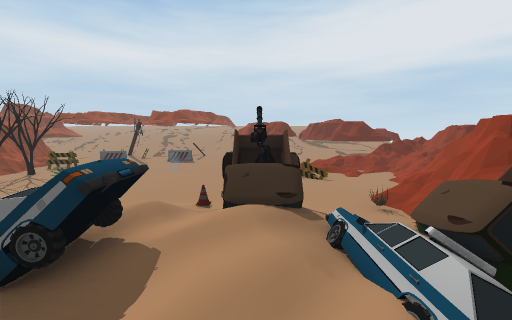
View 1 (above)

16 first-person views from a walk through a Unity game level. The camera is 1.5 m above the floor, tilts 6° down and sees 90° across. The floor is counted in squares, 1 m on a side. Each view is taken from the middle of a square. On the plan, view 1 faces up. The plan holds only what a view shows up to about 13 squares ahead; the rest is blank. The place goes on beyond the plan. The player character is not drawn. Some animated figures are left out.

View 2
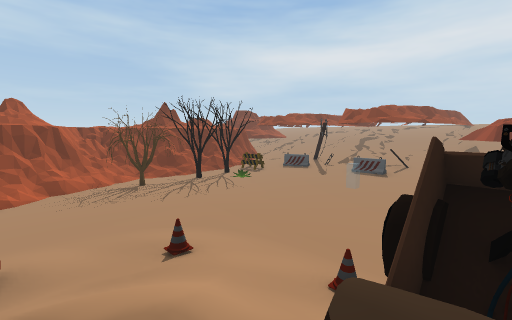

View 3
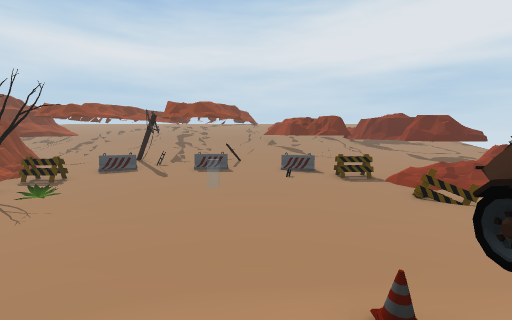

View 4
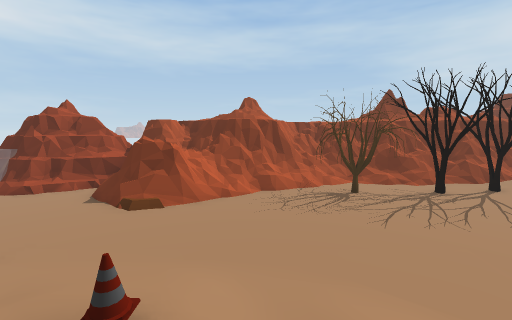

View 5
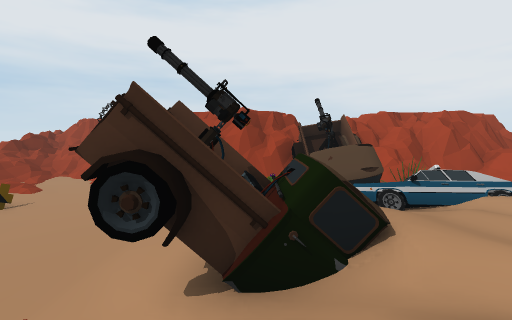

View 6
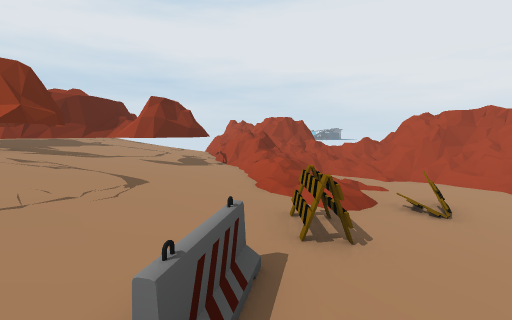

View 7
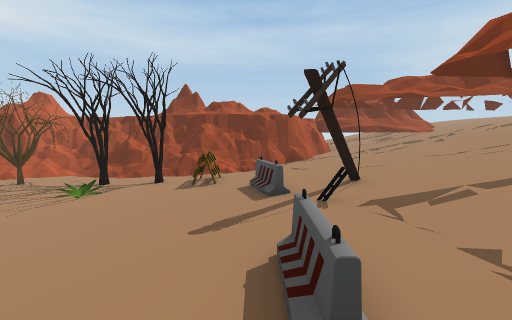

View 8
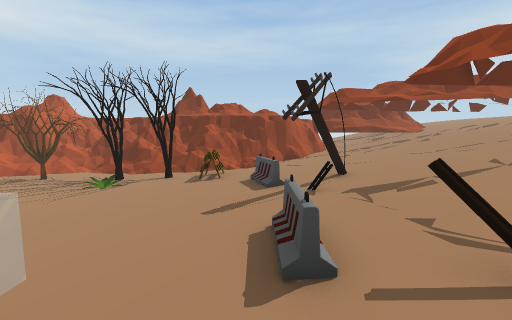

View 9
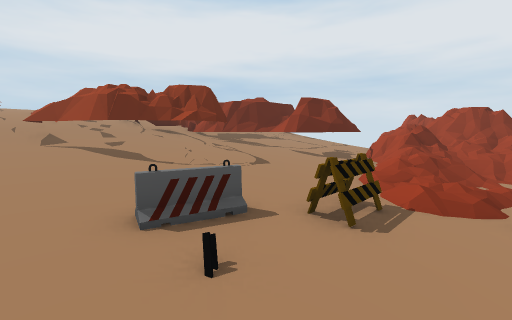

View 10
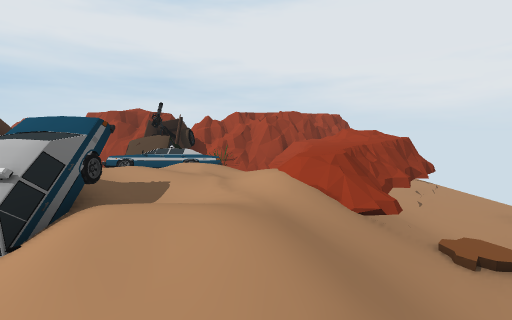

View 11
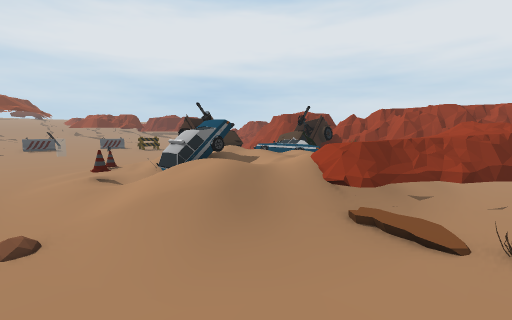

View 12
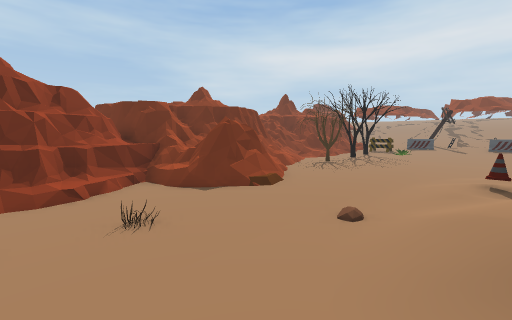

View 13
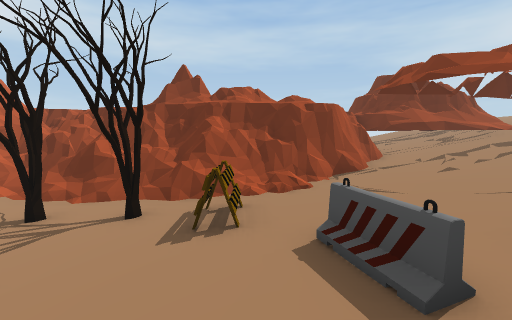

View 14
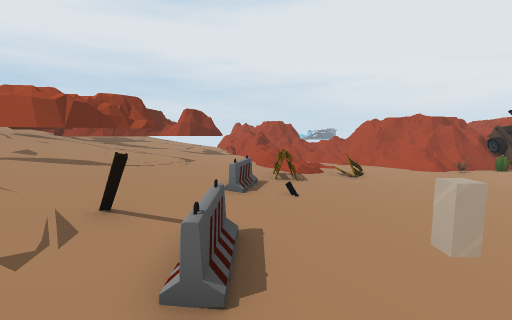

View 15
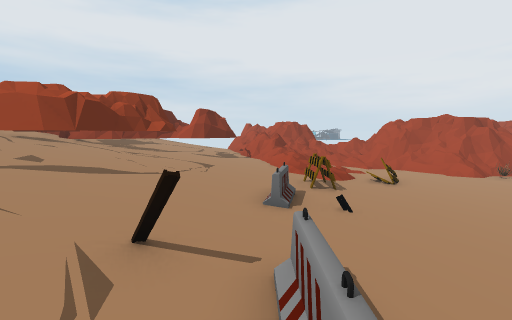

View 16
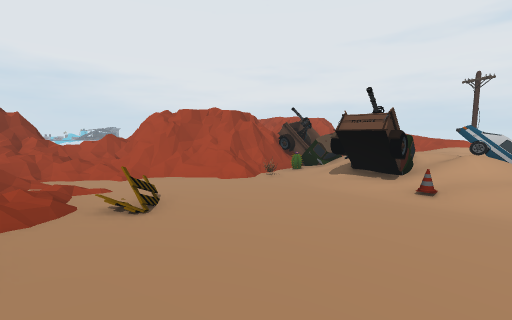

### Floor plan
Key: @ floor where view 1 was taken; # wall or solid block; . main floor; : floor 0.25 m higher than the main floor; + floor 0.5 m higher than the main floor; * floor 0.75 m higher than the main floor; % floor 1 m higher than the main floor; & floor 1.25 m higher than the main floor; $ floor 1.5 m higher than the main floor; / step, stairs or slope; = window, fence, low wall or low ledge; ^ raised ledge; T tree; P plant; C cone; A cactus; L pole; O other object.
Columns run from 18 left of view 1 to 12 right of it. Each row starts with its distance up from view 1.
 23 #%%%%%%%%%%    %%#   #%%##
 22 #*//////////   //###=#//*#
 21 #=*//////////////**^#*///#
 20 ###++++++++++++++++++++++###
 19  ###+++++LO+++O+++++++++++###
 18   ##++++++++O+++++++++++++/===#
 17    #//::+O:::::::OO:::////=====
 16    #//:::::::::::::OO//////=#=^
 15    #=:OO:::::::::::::////////=^
 14    #=.T..............///..///#=
 13    #=.T..P...........O....///
 12    #=.T..................///=
 11   ##=....................==#=
 10   ## ...................:####
  9   #=..T................/####
  8   #O/.T...............OO=##
  7   #=O/........:/COOO...=##
  6   ##=O.......:C//OOO/.A###
  5    ##=/......::///////.###
  4    ##=/.....////O////OOO#
  3    #====....::/ //// OOO#
  2    #= ## ...////+///  /O##
  1    ##### ...//**////  /###^^
  0    ###==...///////@   /=#^^
 -1    #^=....../////&/ ///=##^
 -2     #=...O....///%&&///#=^^
 -3     ##=......../.==$//$ ==#
 -4     ##=..... ..O..==/    ^#

Positions as (right, up) in squares from view 1, and headings:
1: (0, 0), facing up
2: (0, 4), facing up-left
3: (-3, 5), facing up
4: (-3, 5), facing left
5: (-3, 6), facing right
6: (-3, 17), facing right
7: (-3, 17), facing left
8: (-2, 17), facing left
9: (-3, 14), facing up-right
10: (-6, 0), facing right
11: (-7, -4), facing up-right
12: (-5, -4), facing up-left
13: (-7, 16), facing left
14: (-8, 17), facing right
15: (-7, 18), facing right
16: (-3, 15), facing down-right
